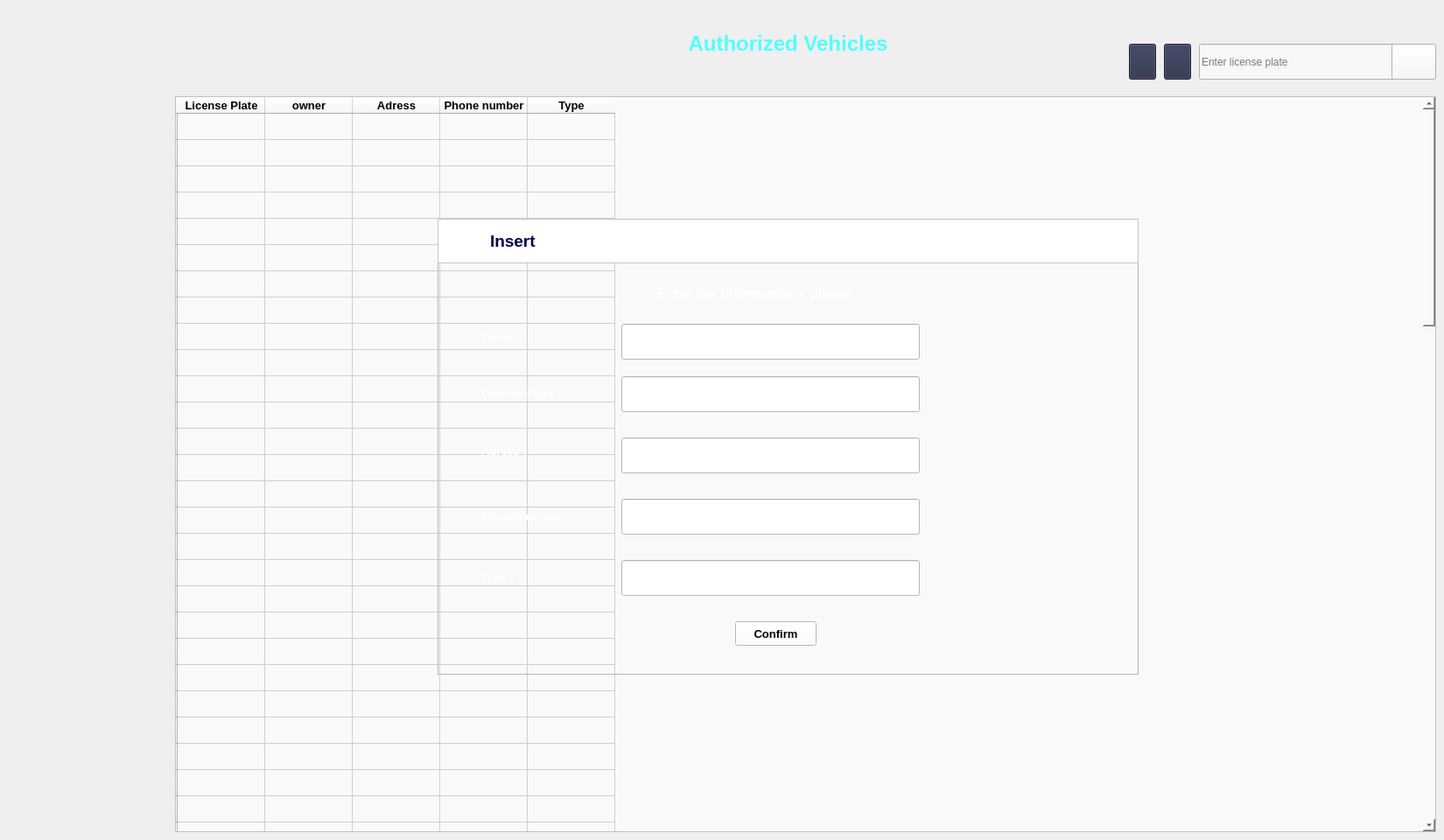
             <widget class="QWidget" name="authorized_vehicles">
              <widget class="QTableWidget" name="tableWidget_2">
               <property name="geometry">
                <rect>
                 <x>200</x>
                 <y>110</y>
                 <width>1441</width>
                 <height>841</height>
                </rect>
               </property>
               <property name="styleSheet">
                <string notr="true">background-color: rgb(249, 249, 249);
border-right-color: rgb(255, 0, 127);
border-color: rgb(255, 0, 127);</string>
               </property>
               <row>
                <property name="text">
                 <string/>
                </property>
               </row>
               <row>
                <property name="text">
                 <string/>
                </property>
               </row>
               <row>
                <property name="text">
                 <string/>
                </property>
               </row>
               <row>
                <property name="text">
                 <string/>
                </property>
               </row>
               <row>
                <property name="text">
                 <string/>
                </property>
               </row>
               <row>
                <property name="text">
                 <string/>
                </property>
               </row>
               <row>
                <property name="text">
                 <string/>
                </property>
               </row>
               <row>
                <property name="text">
                 <string/>
                </property>
               </row>
               <row>
                <property name="text">
                 <string/>
                </property>
               </row>
               <row>
                <property name="text">
                 <string/>
                </property>
               </row>
               <row>
                <property name="text">
                 <string/>
                </property>
               </row>
               <row>
                <property name="text">
                 <string/>
                </property>
               </row>
               <row>
                <property name="text">
                 <string/>
                </property>
               </row>
               <row>
                <property name="text">
                 <string/>
                </property>
               </row>
               <row>
                <property name="text">
                 <string/>
                </property>
               </row>
               <row>
                <property name="text">
                 <string/>
                </property>
               </row>
               <row>
                <property name="text">
                 <string/>
                </property>
               </row>
               <row>
                <property name="text">
                 <string/>
                </property>
               </row>
               <row>
                <property name="text">
                 <string/>
                </property>
               </row>
               <row>
                <property name="text">
                 <string/>
                </property>
               </row>
               <row>
                <property name="text">
                 <string/>
                </property>
               </row>
               <row>
                <property name="text">
                 <string/>
                </property>
               </row>
               <row>
                <property name="text">
                 <string/>
                </property>
               </row>
               <row>
                <property name="text">
                 <string/>
                </property>
               </row>
               <row>
                <property name="text">
                 <string/>
                </property>
               </row>
               <row>
                <property name="text">
                 <string/>
                </property>
               </row>
               <row>
                <property name="text">
                 <string/>
                </property>
               </row>
               <row>
                <property name="text">
                 <string/>
                </property>
               </row>
               <row>
                <property name="text">
                 <string/>
                </property>
               </row>
               <row>
                <property name="text">
                 <string/>
                </property>
               </row>
               <row>
                <property name="text">
                 <string/>
                </property>
               </row>
               <row>
                <property name="text">
                 <string/>
                </property>
               </row>
               <row>
                <property name="text">
                 <string/>
                </property>
               </row>
               <row>
                <property name="text">
                 <string/>
                </property>
               </row>
               <row>
                <property name="text">
                 <string/>
                </property>
               </row>
               <row>
                <property name="text">
                 <string/>
                </property>
               </row>
               <row>
                <property name="text">
                 <string/>
                </property>
               </row>
               <row>
                <property name="text">
                 <string/>
                </property>
               </row>
               <row>
                <property name="text">
                 <string/>
                </property>
               </row>
               <row>
                <property name="text">
                 <string/>
                </property>
               </row>
               <row>
                <property name="text">
                 <string/>
                </property>
               </row>
               <row>
                <property name="text">
                 <string/>
                </property>
               </row>
               <row>
                <property name="text">
                 <string/>
                </property>
               </row>
               <row>
                <property name="text">
                 <string/>
                </property>
               </row>
               <row>
                <property name="text">
                 <string/>
                </property>
               </row>
               <row>
                <property name="text">
                 <string/>
                </property>
               </row>
               <row>
                <property name="text">
                 <string/>
                </property>
               </row>
               <row>
                <property name="text">
                 <string/>
                </property>
               </row>
               <row>
                <property name="text">
                 <string/>
                </property>
               </row>
               <row>
                <property name="text">
                 <string/>
                </property>
               </row>
               <row>
                <property name="text">
                 <string/>
                </property>
               </row>
               <row>
                <property name="text">
                 <string/>
                </property>
               </row>
               <row>
                <property name="text">
                 <string/>
                </property>
               </row>
               <row>
                <property name="text">
                 <string/>
                </property>
               </row>
               <row>
                <property name="text">
                 <string/>
                </property>
               </row>
               <row>
                <property name="text">
                 <string/>
                </property>
               </row>
               <row>
                <property name="text">
                 <string/>
                </property>
               </row>
               <row>
                <property name="text">
                 <string/>
                </property>
               </row>
               <row>
                <property name="text">
                 <string/>
                </property>
               </row>
               <row>
                <property name="text">
                 <string/>
                </property>
               </row>
               <row>
                <property name="text">
                 <string/>
                </property>
               </row>
               <row>
                <property name="text">
                 <string/>
                </property>
               </row>
               <row>
                <property name="text">
                 <string/>
                </property>
               </row>
               <row>
                <property name="text">
                 <string/>
                </property>
               </row>
               <row>
                <property name="text">
                 <string/>
                </property>
               </row>
               <row>
                <property name="text">
                 <string/>
                </property>
               </row>
               <row>
                <property name="text">
                 <string/>
                </property>
               </row>
               <row>
                <property name="text">
                 <string/>
                </property>
               </row>
               <row>
                <property name="text">
                 <string/>
                </property>
               </row>
               <row>
                <property name="text">
                 <string/>
                </property>
               </row>
               <row>
                <property name="text">
                 <string/>
                </property>
               </row>
               <row>
                <property name="text">
                 <string/>
                </property>
               </row>
               <row>
                <property name="text">
                 <string/>
                </property>
               </row>
               <row>
                <property name="text">
                 <string/>
                </property>
               </row>
               <row>
                <property name="text">
                 <string/>
                </property>
               </row>
               <row>
                <property name="text">
                 <string/>
                </property>
               </row>
               <row>
                <property name="text">
                 <string/>
                </property>
               </row>
               <row>
                <property name="text">
                 <string/>
                </property>
               </row>
               <row>
                <property name="text">
                 <string/>
                </property>
               </row>
               <row>
                <property name="text">
                 <string/>
                </property>
               </row>
               <row>
                <property name="text">
                 <string/>
                </property>
               </row>
               <row>
                <property name="text">
                 <string/>
                </property>
               </row>
               <row>
                <property name="text">
                 <string/>
                </property>
               </row>
               <row>
                <property name="text">
                 <string/>
                </property>
               </row>
               <row>
                <property name="text">
                 <string/>
                </property>
               </row>
               <row>
                <property name="text">
                 <string/>
                </property>
               </row>
               <row>
                <property name="text">
                 <string/>
                </property>
               </row>
               <row>
                <property name="text">
                 <string/>
                </property>
               </row>
               <column>
                <property name="text">
                 <string>License Plate</string>
                </property>
                <property name="font">
                 <font>
                  <pointsize>10</pointsize>
                  <weight>75</weight>
                  <bold>true</bold>
                 </font>
                </property>
               </column>
               <column>
                <property name="text">
                 <string>owner</string>
                </property>
                <property name="font">
                 <font>
                  <pointsize>10</pointsize>
                  <weight>75</weight>
                  <bold>true</bold>
                 </font>
                </property>
               </column>
               <column>
                <property name="text">
                 <string>Adress</string>
                </property>
                <property name="font">
                 <font>
                  <pointsize>10</pointsize>
                  <weight>75</weight>
                  <bold>true</bold>
                 </font>
                </property>
               </column>
               <column>
                <property name="text">
                 <string>Phone number</string>
                </property>
                <property name="font">
                 <font>
                  <pointsize>10</pointsize>
                  <weight>75</weight>
                  <bold>true</bold>
                 </font>
                </property>
               </column>
               <column>
                <property name="text">
                 <string>Type</string>
                </property>
                <property name="font">
                 <font>
                  <pointsize>10</pointsize>
                  <weight>75</weight>
                  <bold>true</bold>
                 </font>
                </property>
               </column>
              </widget>
              <widget class="QPushButton" name="pushButton_3">
               <property name="geometry">
                <rect>
                 <x>1330</x>
                 <y>50</y>
                 <width>31</width>
                 <height>41</height>
                </rect>
               </property>
               <property name="styleSheet">
                <string notr="true">background-color: rgb(42, 45, 72);</string>
               </property>
               <property name="text">
                <string/>
               </property>
               <property name="icon">
                <iconset resource="iconengines/resource.qrc">
                 <normaloff>:/icons/plus.svg</normaloff>:/icons/plus.svg</iconset>
               </property>
               <property name="iconSize">
                <size>
                 <width>28</width>
                 <height>28</height>
                </size>
               </property>
              </widget>
              <widget class="QPushButton" name="pushButton_4">
               <property name="geometry">
                <rect>
                 <x>1290</x>
                 <y>50</y>
                 <width>31</width>
                 <height>41</height>
                </rect>
               </property>
               <property name="styleSheet">
                <string notr="true">background-color: rgb(42, 45, 72);</string>
               </property>
               <property name="text">
                <string/>
               </property>
               <property name="icon">
                <iconset resource="iconengines/resource.qrc">
                 <normaloff>:/icons/trash-2.svg</normaloff>:/icons/trash-2.svg</iconset>
               </property>
               <property name="iconSize">
                <size>
                 <width>28</width>
                 <height>28</height>
                </size>
               </property>
              </widget>
              <widget class="QLineEdit" name="lineEdit">
               <property name="geometry">
                <rect>
                 <x>1370</x>
                 <y>50</y>
                 <width>271</width>
                 <height>41</height>
                </rect>
               </property>
               <property name="styleSheet">
                <string notr="true">background-color: rgb(248, 248, 248);</string>
               </property>
               <property name="text">
                <string/>
               </property>
               <property name="placeholderText">
                <string>Enter license plate</string>
               </property>
              </widget>
              <widget class="QPushButton" name="pushButton_5">
               <property name="geometry">
                <rect>
                 <x>1590</x>
                 <y>50</y>
                 <width>51</width>
                 <height>41</height>
                </rect>
               </property>
               <property name="styleSheet">
                <string notr="true">background-color: rgb(248, 248, 248);</string>
               </property>
               <property name="text">
                <string/>
               </property>
               <property name="icon">
                <iconset resource="iconengines/resource.qrc">
                 <normaloff>:/icons/search.svg</normaloff>:/icons/search.svg</iconset>
               </property>
               <property name="iconSize">
                <size>
                 <width>20</width>
                 <height>20</height>
                </size>
               </property>
              </widget>
              <widget class="QLabel" name="label_9">
               <property name="geometry">
                <rect>
                 <x>660</x>
                 <y>20</y>
                 <width>481</width>
                 <height>61</height>
                </rect>
               </property>
               <property name="font">
                <font>
                 <pointsize>20</pointsize>
                 <weight>75</weight>
                 <bold>true</bold>
                </font>
               </property>
               <property name="text">
                <string>&lt;html&gt;&lt;head/&gt;&lt;body&gt;&lt;p align=&quot;center&quot;&gt;&lt;span style=&quot; font-size:18pt; color:#55ffff;&quot;&gt;Authorized Vehicles&lt;/span&gt;&lt;/p&gt;&lt;/body&gt;&lt;/html&gt;</string>
               </property>
              </widget>
              <widget class="QWidget" name="insert" native="true">
               <property name="geometry">
                <rect>
                 <x>500</x>
                 <y>250</y>
                 <width>801</width>
                 <height>521</height>
                </rect>
               </property>
               <property name="focusPolicy">
                <enum>Qt::NoFocus</enum>
               </property>
               <widget class="QFrame" name="frame_2">
                <property name="geometry">
                 <rect>
                  <x>0</x>
                  <y>0</y>
                  <width>801</width>
                  <height>521</height>
                 </rect>
                </property>
                <property name="frameShape">
                 <enum>QFrame::StyledPanel</enum>
                </property>
                <property name="frameShadow">
                 <enum>QFrame::Raised</enum>
                </property>
                <widget class="QFrame" name="frame_3">
                 <property name="geometry">
                  <rect>
                   <x>0</x>
                   <y>0</y>
                   <width>801</width>
                   <height>51</height>
                  </rect>
                 </property>
                 <property name="minimumSize">
                  <size>
                   <width>120</width>
                   <height>0</height>
                  </size>
                 </property>
                 <property name="styleSheet">
                  <string notr="true">background-color: rgb(255, 255, 255);
</string>
                 </property>
                 <property name="frameShape">
                  <enum>QFrame::StyledPanel</enum>
                 </property>
                 <property name="frameShadow">
                  <enum>QFrame::Raised</enum>
                 </property>
                 <widget class="QLabel" name="label_10">
                  <property name="geometry">
                   <rect>
                    <x>20</x>
                    <y>10</y>
                    <width>31</width>
                    <height>31</height>
                   </rect>
                  </property>
                  <property name="text">
                   <string>&lt;html&gt;&lt;head/&gt;&lt;body&gt;&lt;p&gt;&lt;img src=&quot;:/icons/edit.svg&quot;/&gt;&lt;/p&gt;&lt;/body&gt;&lt;/html&gt;</string>
                  </property>
                 </widget>
                 <widget class="QLabel" name="label_11">
                  <property name="geometry">
                   <rect>
                    <x>60</x>
                    <y>10</y>
                    <width>181</width>
                    <height>31</height>
                   </rect>
                  </property>
                  <property name="text">
                   <string>&lt;html&gt;&lt;head/&gt;&lt;body&gt;&lt;p&gt;&lt;span style=&quot; font-size:14pt; font-weight:600; color:#00004b;&quot;&gt;Insert&lt;/span&gt;&lt;/p&gt;&lt;/body&gt;&lt;/html&gt;</string>
                  </property>
                 </widget>
                </widget>
                <widget class="QLabel" name="label_12">
                 <property name="geometry">
                  <rect>
                   <x>250</x>
                   <y>60</y>
                   <width>311</width>
                   <height>51</height>
                  </rect>
                 </property>
                 <property name="text">
                  <string>&lt;html&gt;&lt;head/&gt;&lt;body&gt;&lt;p&gt;&lt;span style=&quot; font-size:12pt; font-weight:600; color:#ffffff;&quot;&gt;Enter the informations please&lt;/span&gt;&lt;/p&gt;&lt;/body&gt;&lt;/html&gt;</string>
                 </property>
                </widget>
                <widget class="QLabel" name="label_13">
                 <property name="geometry">
                  <rect>
                   <x>50</x>
                   <y>120</y>
                   <width>151</width>
                   <height>31</height>
                  </rect>
                 </property>
                 <property name="text">
                  <string>&lt;html&gt;&lt;head/&gt;&lt;body&gt;&lt;p&gt;&lt;span style=&quot; font-size:10pt; font-weight:600; color:#ffffff;&quot;&gt;Owner :&lt;/span&gt;&lt;/p&gt;&lt;/body&gt;&lt;/html&gt;</string>
                 </property>
                </widget>
                <widget class="QLabel" name="label_14">
                 <property name="geometry">
                  <rect>
                   <x>50</x>
                   <y>180</y>
                   <width>121</width>
                   <height>41</height>
                  </rect>
                 </property>
                 <property name="text">
                  <string>&lt;html&gt;&lt;head/&gt;&lt;body&gt;&lt;p&gt;&lt;span style=&quot; font-size:10pt; font-weight:600; color:#ffffff;&quot;&gt;License Plate :&lt;/span&gt;&lt;/p&gt;&lt;/body&gt;&lt;/html&gt;</string>
                 </property>
                </widget>
                <widget class="QLabel" name="label_15">
                 <property name="geometry">
                  <rect>
                   <x>50</x>
                   <y>250</y>
                   <width>121</width>
                   <height>31</height>
                  </rect>
                 </property>
                 <property name="text">
                  <string>&lt;html&gt;&lt;head/&gt;&lt;body&gt;&lt;p&gt;&lt;span style=&quot; font-size:10pt; font-weight:600; color:#ffffff;&quot;&gt;Adress :&lt;/span&gt;&lt;/p&gt;&lt;/body&gt;&lt;/html&gt;</string>
                 </property>
                </widget>
                <widget class="QLabel" name="label_16">
                 <property name="geometry">
                  <rect>
                   <x>50</x>
                   <y>320</y>
                   <width>161</width>
                   <height>41</height>
                  </rect>
                 </property>
                 <property name="text">
                  <string>&lt;html&gt;&lt;head/&gt;&lt;body&gt;&lt;p&gt;&lt;span style=&quot; font-size:10pt; font-weight:600; color:#ffffff;&quot;&gt;Phone number :&lt;/span&gt;&lt;/p&gt;&lt;/body&gt;&lt;/html&gt;</string>
                 </property>
                </widget>
                <widget class="QLabel" name="label_17">
                 <property name="geometry">
                  <rect>
                   <x>50</x>
                   <y>390</y>
                   <width>111</width>
                   <height>41</height>
                  </rect>
                 </property>
                 <property name="text">
                  <string>&lt;html&gt;&lt;head/&gt;&lt;body&gt;&lt;p&gt;&lt;span style=&quot; font-size:10pt; font-weight:600; color:#ffffff;&quot;&gt;Type :&lt;/span&gt;&lt;/p&gt;&lt;/body&gt;&lt;/html&gt;</string>
                 </property>
                </widget>
                <widget class="QLineEdit" name="lineEdit_3">
                 <property name="geometry">
                  <rect>
                   <x>210</x>
                   <y>120</y>
                   <width>341</width>
                   <height>41</height>
                  </rect>
                 </property>
                 <property name="styleSheet">
                  <string notr="true">background-color: rgb(255, 255, 255);</string>
                 </property>
                </widget>
                <widget class="QLineEdit" name="lineEdit_4">
                 <property name="geometry">
                  <rect>
                   <x>210</x>
                   <y>180</y>
                   <width>341</width>
                   <height>41</height>
                  </rect>
                 </property>
                 <property name="styleSheet">
                  <string notr="true">background-color: rgb(255, 255, 255);</string>
                 </property>
                </widget>
                <widget class="QLineEdit" name="lineEdit_5">
                 <property name="geometry">
                  <rect>
                   <x>210</x>
                   <y>250</y>
                   <width>341</width>
                   <height>41</height>
                  </rect>
                 </property>
                 <property name="styleSheet">
                  <string notr="true">background-color: rgb(255, 255, 255);</string>
                 </property>
                </widget>
                <widget class="QLineEdit" name="lineEdit_6">
                 <property name="geometry">
                  <rect>
                   <x>210</x>
                   <y>320</y>
                   <width>341</width>
                   <height>41</height>
                  </rect>
                 </property>
                 <property name="styleSheet">
                  <string notr="true">background-color: rgb(255, 255, 255);</string>
                 </property>
                </widget>
                <widget class="QLineEdit" name="lineEdit_7">
                 <property name="geometry">
                  <rect>
                   <x>210</x>
                   <y>390</y>
                   <width>341</width>
                   <height>41</height>
                  </rect>
                 </property>
                 <property name="styleSheet">
                  <string notr="true">background-color: rgb(255, 255, 255);
</string>
                 </property>
                </widget>
                <widget class="QPushButton" name="pushButton_10">
                 <property name="geometry">
                  <rect>
                   <x>340</x>
                   <y>460</y>
                   <width>93</width>
                   <height>28</height>
                  </rect>
                 </property>
                 <property name="font">
                  <font>
                   <pointsize>10</pointsize>
                   <weight>75</weight>
                   <bold>true</bold>
                  </font>
                 </property>
                 <property name="styleSheet">
                  <string notr="true">background-color: rgb(255, 255, 255);</string>
                 </property>
                 <property name="text">
                  <string>Confirm</string>
                 </property>
                </widget>
               </widget>
              </widget>
             </widget>
